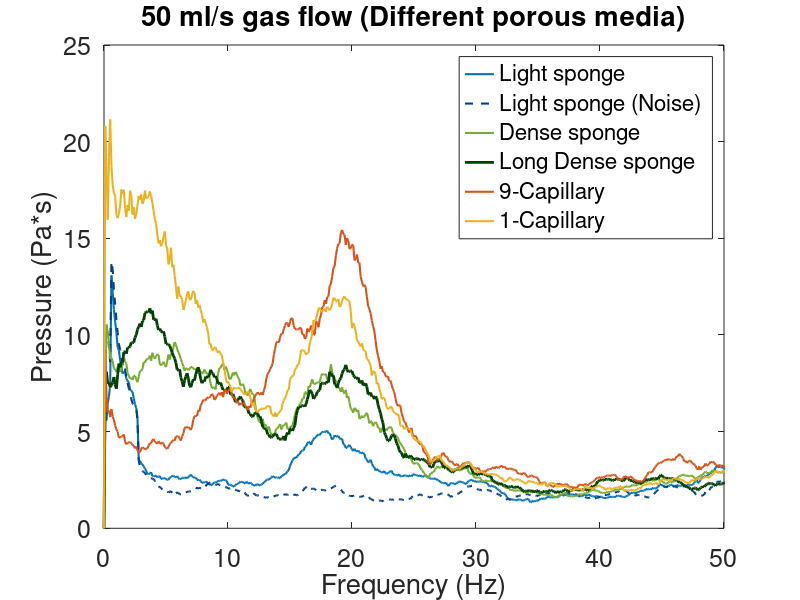

Source code (MATLAB):
load('Spect_store_50ml_new.mat','f_h','spect_store');

spect_store_50=spect_store;
load('lsponge_noise.mat','spect_store_lsponge_noise');
load('Spect_store_dspongy.mat','spect_store_dspongy');


figure(1)
plot(f_h(1:1000),spect_store_50(1,1:1000),'LineWidth',1.5)
hold on
plot(f_h(1:1000),spect_store_lsponge_noise(1:1000,1),'Color',[0,0.24,0.54],'LineStyle','--','LineWidth', ...
    1.5)
plot(f_h(1:1000),spect_store_50(2,1:1000),'LineWidth',1.5,'Color',[0.4660, 0.6740, 0.1880])
plot(f_h(1:1000),spect_store_dspongy(1:1000,2),'LineWidth',2,'Color',[0, 0.25, 0])
plot(f_h(1:1000),spect_store_50(3,1:1000),'LineWidth',1.5,'Color',[0.8500, 0.3250, 0.0980])
plot(f_h(1:1000),spect_store_50(4,1:1000),'LineWidth',1.5,'Color',[0.9290, 0.6940, 0.1250])

hold off
xlim([0 50])
ylim([0 25])
xlabel('Frequency (Hz)')
ylabel('Pressure (Pa*s)')
legend('Light sponge','Light sponge (Noise)','Dense sponge','Long Dense sponge','9-Capillary','1-Capillary')
set(gca,'FontSize',18)
title('50 ml/s gas flow (Different porous media)')
